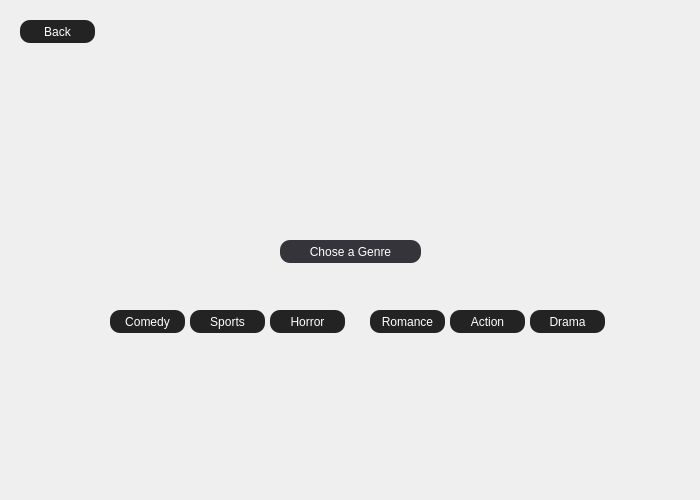
<?xml version="1.0" encoding="UTF-8"?>
<ui version="4.0">
 <class>Dialog</class>
 <widget class="QDialog" name="Dialog">
  <property name="geometry">
   <rect>
    <x>0</x>
    <y>0</y>
    <width>700</width>
    <height>500</height>
   </rect>
  </property>
  <property name="sizePolicy">
   <sizepolicy hsizetype="Fixed" vsizetype="Fixed">
    <horstretch>0</horstretch>
    <verstretch>0</verstretch>
   </sizepolicy>
  </property>
  <property name="minimumSize">
   <size>
    <width>700</width>
    <height>500</height>
   </size>
  </property>
  <property name="maximumSize">
   <size>
    <width>700</width>
    <height>500</height>
   </size>
  </property>
  <property name="windowTitle">
   <string>Dialog</string>
  </property>
  <widget class="QPushButton" name="romanceButton">
   <property name="geometry">
    <rect>
     <x>370</x>
     <y>310</y>
     <width>75</width>
     <height>23</height>
    </rect>
   </property>
   <property name="styleSheet">
    <string notr="true">QPushButton{; /* Light gray background */
	background-color: rgb(35, 35, 35);
    border-radius: 10px;
color: rgb(255, 255, 255);}
QPushButton:hover{background-color: rgb(50,50,50); /* Light gray background */
    border-radius: 10px;
	color: rgb(255, 255, 255);
 border: 2px solid #ccc;}</string>
   </property>
   <property name="text">
    <string>Romance</string>
   </property>
  </widget>
  <widget class="QPushButton" name="actionButton">
   <property name="geometry">
    <rect>
     <x>450</x>
     <y>310</y>
     <width>75</width>
     <height>23</height>
    </rect>
   </property>
   <property name="styleSheet">
    <string notr="true">QPushButton{; /* Light gray background */
	background-color: rgb(35, 35, 35);
    border-radius: 10px;
color: rgb(255, 255, 255);}
QPushButton:hover{background-color: rgb(50,50,50); /* Light gray background */
    border-radius: 10px;
	color: rgb(255, 255, 255);
 border: 2px solid #ccc;}</string>
   </property>
   <property name="text">
    <string>Action</string>
   </property>
  </widget>
  <widget class="QPushButton" name="voidButton">
   <property name="geometry">
    <rect>
     <x>280</x>
     <y>240</y>
     <width>141</width>
     <height>23</height>
    </rect>
   </property>
   <property name="styleSheet">
    <string notr="true">QPushButton{background-color: rgb(54, 52, 59); /* Light gray background */
    border-radius: 10px;
color: rgb(255, 255, 255);}
</string>
   </property>
   <property name="text">
    <string>Chose a Genre</string>
   </property>
  </widget>
  <widget class="QPushButton" name="dramaButton">
   <property name="geometry">
    <rect>
     <x>530</x>
     <y>310</y>
     <width>75</width>
     <height>23</height>
    </rect>
   </property>
   <property name="styleSheet">
    <string notr="true">QPushButton{; /* Light gray background */
	background-color: rgb(35, 35, 35);
    border-radius: 10px;
color: rgb(255, 255, 255);}
QPushButton:hover{background-color: rgb(50,50,50); /* Light gray background */
    border-radius: 10px;
	color: rgb(255, 255, 255);
 border: 2px solid #ccc;}</string>
   </property>
   <property name="text">
    <string>Drama</string>
   </property>
  </widget>
  <widget class="QPushButton" name="backButton">
   <property name="geometry">
    <rect>
     <x>20</x>
     <y>20</y>
     <width>75</width>
     <height>23</height>
    </rect>
   </property>
   <property name="styleSheet">
    <string notr="true">QPushButton{; /* Light gray background */
	background-color: rgb(35, 35, 35);
    border-radius: 10px;
color: rgb(255, 255, 255);}
QPushButton:hover{background-color: rgb(50,50,50); /* Light gray background */
    border-radius: 10px;
	color: rgb(255, 255, 255);
 border: 2px solid #ccc;}</string>
   </property>
   <property name="text">
    <string>Back</string>
   </property>
  </widget>
  <widget class="QPushButton" name="horrorButton">
   <property name="geometry">
    <rect>
     <x>270</x>
     <y>310</y>
     <width>75</width>
     <height>23</height>
    </rect>
   </property>
   <property name="styleSheet">
    <string notr="true">QPushButton{; /* Light gray background */
	background-color: rgb(35, 35, 35);
    border-radius: 10px;
color: rgb(255, 255, 255);}
QPushButton:hover{background-color: rgb(50,50,50); /* Light gray background */
    border-radius: 10px;
	color: rgb(255, 255, 255);
 border: 2px solid #ccc;}</string>
   </property>
   <property name="text">
    <string>Horror</string>
   </property>
  </widget>
  <widget class="QPushButton" name="sportsButton">
   <property name="geometry">
    <rect>
     <x>190</x>
     <y>310</y>
     <width>75</width>
     <height>23</height>
    </rect>
   </property>
   <property name="styleSheet">
    <string notr="true">QPushButton{; /* Light gray background */
	background-color: rgb(35, 35, 35);
    border-radius: 10px;
color: rgb(255, 255, 255);}
QPushButton:hover{background-color: rgb(50,50,50); /* Light gray background */
    border-radius: 10px;
	color: rgb(255, 255, 255);
 border: 2px solid #ccc;}</string>
   </property>
   <property name="text">
    <string>Sports</string>
   </property>
  </widget>
  <widget class="QPushButton" name="comedyButton">
   <property name="geometry">
    <rect>
     <x>110</x>
     <y>310</y>
     <width>75</width>
     <height>23</height>
    </rect>
   </property>
   <property name="styleSheet">
    <string notr="true">QPushButton{; /* Light gray background */
	background-color: rgb(35, 35, 35);
    border-radius: 10px;
color: rgb(255, 255, 255);}
QPushButton:hover{background-color: rgb(50,50,50); /* Light gray background */
    border-radius: 10px;
	color: rgb(255, 255, 255);
 border: 2px solid #ccc;}</string>
   </property>
   <property name="text">
    <string>Comedy</string>
   </property>
  </widget>
 </widget>
 <resources/>
 <connections/>
</ui>
